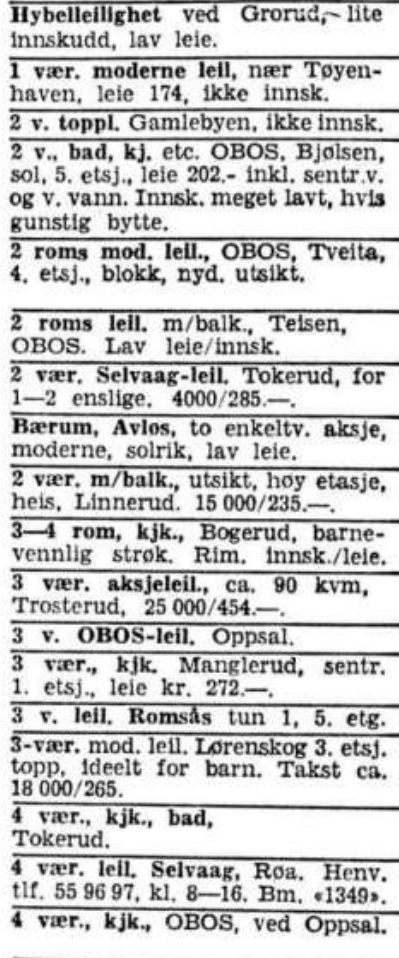
#> input picture Data_scraping/norvegian_houses.png, 399 x 958 px
$ python newspaper_scraping.py
#> lines starting #> are read from the running program, lines starting #| are printed output that depends on the picture; after the words box and inside, x2 and y2 are one past the last pixel; in counts of white or black regions, pixels touching at a corner belong together
# This code scraps through the advertisement picture from a newspaper and extracts a text separately ad by ad.

# Imports the Google Cloud client library
import os
import statistics

from google.cloud import vision
import io

import cv2
import numpy as np
from PIL import Image, ImageDraw

import pandas as pd


def get_document_words(path):
    """
    With the help of Google Vision OCR, it recognizes the blocks/paragraphs/words with x,y coordinates.
    As the paragraph detection doesn't work properly for newspapers, the words are extracted in a big list.
    Later they are organized into paragraphs by detecting the lines in the newspaper.
    """
#> called with path = 'norvegian_houses.png'
    document_words = []
    client = vision.ImageAnnotatorClient()

    with io.open(path, 'rb') as image_file:
        content = image_file.read()

    image = vision.types.Image(content=content)
    response = client.document_text_detection(image=image)

    for page in response.full_text_annotation.pages:
        for block in page.blocks:
            for paragraph in block.paragraphs:
                for word in paragraph.words:
                    document_words.append(word)
    return document_words


def get_image_with_no_words(path, words):
    """
    The mission is to create a clean version of the document with the words removed.
    This way the lines can be easily identified and not confuse segments like "----" or dense words as a line.
    Using Pillow library, the bounding box of the word is drawn as a filled white rectangle, then saved as temp.png
    """
    image = Image.open(path)
    draw = ImageDraw.Draw(image)
    for word in words:
        bound = word.bounding_box
        draw.polygon([
            bound.vertices[0].x, bound.vertices[0].y,
            bound.vertices[1].x, bound.vertices[1].y,
            bound.vertices[2].x, bound.vertices[2].y,
            bound.vertices[3].x, bound.vertices[3].y], 'white', 'white')
    temp_file = "temp.png"
    image.save(temp_file)
    return temp_file


def get_open_cv_lines(path):
    """
    Detect the lines in a document using OpenCV. Use the get_image_with_no_words function before to get sharper results.
    """
    img = cv2.imread(path)
    gray = cv2.cvtColor(img, cv2.COLOR_BGR2GRAY)
    edges = cv2.Canny(gray, 50, 150, apertureSize=3)
    all_lines = cv2.HoughLinesP(edges, 1, np.pi / 10, 100, minLineLength=50, maxLineGap=0)
    valid_lines_y = [0]
    for line in all_lines:
        for x1, y1, x2, y2 in line:
            if (x2 - x1) != 0 and abs((y2 - y1) / (x2 - x1)) < 0.3:
                line_y = int(statistics.mean([y1, y2]))
                valid_lines_y.append(line_y)
                # cv2.line(img, (x1, y1), (x2, y2), (0, 0, 255), 2)
                # cv2.putText(img, "{} - {}".format(x1, y1), (x1, y1), cv2.FONT_HERSHEY_SIMPLEX, 0.5, (255, 0, 0))

    # cv2.imwrite('img/debug_lines.png', img)
    valid_lines_y.append(img.shape[0])
    return valid_lines_y


def group_lines_y(all_lines_y):
    """
    As some lines are detected multiple times, we need to group them to be able to work with a lines y coordinate
    """
    all_lines_y.sort()
    average_lines_y = []
    one_line_group = [all_lines_y[0]]
    for line_y in all_lines_y[1:]:
        if line_y - 10 > max(one_line_group):
            one_line_group_avg = int(statistics.mean(one_line_group))
            average_lines_y.append(one_line_group_avg)
            one_line_group = []
        one_line_group.append(line_y)

    if one_line_group:
        one_line_group_avg = int(statistics.mean(one_line_group))
        average_lines_y.append(one_line_group_avg)
    return average_lines_y


def get_lines(path, words):
    """
    Simplified version of getting the lines with 1 call
    """
    image_with_no_words = get_image_with_no_words(path, words)
#> in get_image_with_no_words, image is the input picture: PIL image 399x958 RGBA; mean R, G, B, A 203.1, 203.1, 203.1, 255
    all_lines_y = get_open_cv_lines(image_with_no_words)
#> in get_open_cv_lines, `edges = cv2.Canny(gray, 50, 150, apertureSize=3)`:
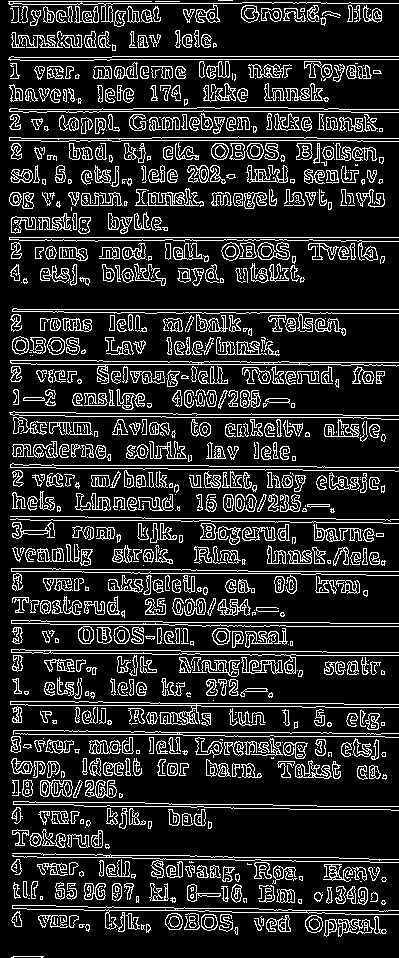
#> edges: shape (958, 399); 16.2% white in thin lines or dots
#> in get_open_cv_lines, `all_lines = cv2.HoughLinesP(edges, 1, np.pi / 10, 100, minLineLength=5..`: all_lines = 34 rows, first 6: [17, 309, 398, 309], [9, 237, 398, 237], [37, 364, 307, 364], [110, 59, 398, 59], [204, 111, 350, 111], [112, 56, 398, 56]
#> the loop in get_open_cv_lines, `for line in all_lines:` made 34 passes
#> line on passes 1 to 12: [[17, 309, 398, 309]], [[9, 237, 398, 237]], [[37, 364, 307, 364]], [[110, 59, 398, 59]], [[204, 111, 350, 111]], [[112, 56, 398, 56]], [[121, 140, 356, 140]], [[317, 138, 398, 138]], [[166, 417, 352, 417]], [[14, 571, 81, 571]], [[109, 910, 197, 910]], [[113, 3, 241, 3]]
#> after the loop in get_open_cv_lines, `for line in all_lines:`: valid_lines_y = 35 values, max 910 at index 11, min 0 at index 0, mean 421.5
#> all_lines_y = 36 values, max 958 at index 35, min 0 at index 0, mean 436.4
    os.remove(image_with_no_words)
    return group_lines_y(all_lines_y)
#> in group_lines_y, `one_line_group = [all_lines_y[0]]`: one_line_group = [0]
#> the loop in group_lines_y, `for line_y in all_lines_y[1:]:` made 35 passes
#> (line_y, one_line_group_avg) on passes 3, 5, 7, 10, 11, 14, 16, 18, 20, 22, 24, 26: (56, 1), (109, 57), (137, 110), (237, 138), (309, 237), (362, 311), (414, 363), (465, 415), (518, 466), (571, 519), (622, 572), (655, 624)
#> line_y on passes 2, 4, 6, 8, 9, 12: 3, 59, 111, 138, 140, 312
#> after the loop in group_lines_y, `for line_y in all_lines_y[1:]:`: average_lines_y = [1, 57, 110, 138, 237, 311, 363, 415, 466, 519, 572, 624, 655, 704, 734, 805, 857, 910]; one_line_group = [958]; one_line_group_avg = 910
#> in group_lines_y, `one_line_group_avg = int(statistics.mean(one_line_group))`: one_line_group_avg = 958


def get_paragraphs_divided_by_lines(words, lines_y):
    """
    Group words into sections that are in between 2 lines
    """
    all_paragraphs = []
    one_paragraph_words = []
    words_index = 0
    for i in range(0, len(lines_y) - 1):
        top_line = lines_y[i]
        bottom_line = lines_y[i + 1]
        while words_index < len(words):
            word = words[words_index]
            word_middle_y = int(statistics.mean([word.bounding_box.vertices[0].y, word.bounding_box.vertices[1].y, word.bounding_box.vertices[2].y, word.bounding_box.vertices[3].y]))
            if top_line <= word_middle_y <= bottom_line:
                one_paragraph_words.append(word)
                words_index += 1
            else:
                all_paragraphs.append(one_paragraph_words)
                one_paragraph_words = []
                break
    if one_paragraph_words:
        all_paragraphs.append(one_paragraph_words)
    return all_paragraphs


def convert_words_to_string(paragraph_words):
    """
    Convert the resulting list of words aka a paragraph into a string
    """
    word_texts = []
    for paragraph_word in paragraph_words:
        word_texts.append(''.join([
            symbol.text for symbol in paragraph_word.symbols
        ]))
    return ' '.join(word_texts)


def get_words_lists(all_paragraphs):
    """
    Convert the resulting list of paragraphs into list of lists of string representations of the words
    """
    all_words_lists = []
    one_words_list = []
    for one_paragraph in all_paragraphs:
        for word in one_paragraph:
            one_words_list.append(''.join([
                symbol.text for symbol in word.symbols
            ]))
        all_words_lists.append(one_words_list)
        one_words_list = []
    return all_words_lists


if __name__ == '__main__':
    image_path = "norvegian_houses.png"
    doc_words = get_document_words(image_path)
    grouped_lines_y = get_lines(image_path, doc_words)
#> grouped_lines_y = [1, 57, 110, 138, 237, 311, 363, 415, 466, 519, 572, 624, 655, 704, 734, 805, 857, 910, 958]
    paragraphs_by_lines = get_paragraphs_divided_by_lines(doc_words, grouped_lines_y)
#> the loop in get_paragraphs_divided_by_lines, `for i in range(0, len(lines_y) - 1):` made 18 passes
#> (top_line, bottom_line) on passes 1 to 12: (1, 57), (57, 110), (110, 138), (138, 237), (237, 311), (311, 363), (363, 415), (415, 466), (466, 519), (519, 572), (572, 624), (624, 655)
#> after the loop in get_paragraphs_divided_by_lines, `for i in range(0, len(lines_y) - 1):`: all_paragraphs = []; words_index = 0
#> paragraphs_by_lines = []

    for p in paragraphs_by_lines:
        print(convert_words_to_string(p))
        print("--------------------------------\n")
#> this loop made 0 passes
    words_lists = get_words_lists(paragraphs_by_lines)
#> words_lists = []
    df = pd.DataFrame.from_records(words_lists)
#> df = table of 0 rows and 0 columns
    df.to_excel("houses.xlsx")
    print(df)
#| Empty DataFrame
#| Columns: []
#| Index: []

$ run again, with Identification_Macroeconomics_Student_Project/images/tb31.PNG copied over Data_scraping/norvegian_houses.png
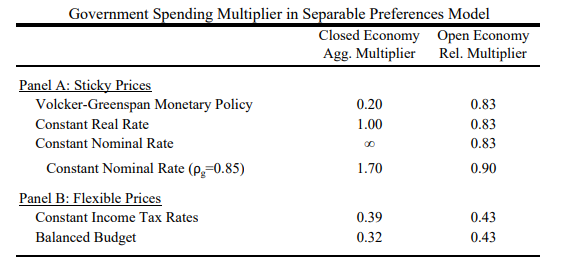
#> input picture Identification_Macroeconomics_Student_Project/images/tb31.PNG, 568 x 259 px
#> in get_image_with_no_words, image is the input picture: PIL image 568x259 RGBA; mean R, G, B, A 236.7, 236.7, 236.7, 255
#> in get_open_cv_lines, `gray = cv2.cvtColor(img, cv2.COLOR_BGR2GRAY)`:
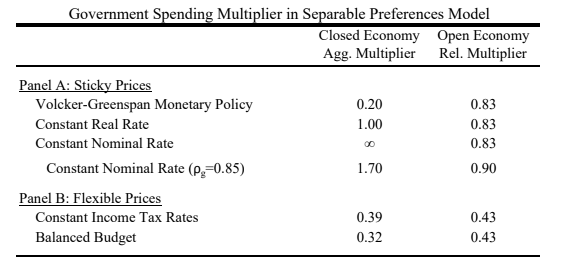
#> gray: shape (259, 568); min 0, max 255, mean 236.7
#> in get_open_cv_lines, `edges = cv2.Canny(gray, 50, 150, apertureSize=3)`:
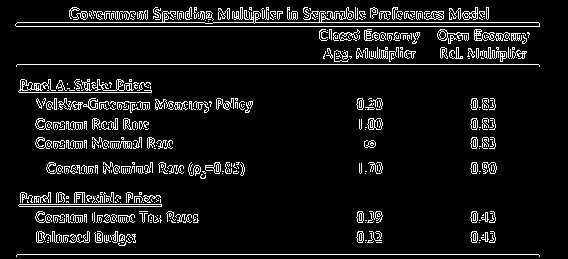
#> edges: shape (259, 568); 8.1% white in thin lines or dots, all inside (x1, y1, x2, y2) = (15, 7, 540, 257)
#> all_lines = [[17, 254, 538, 254], [17, 64, 538, 64], [255, 22, 538, 22], [16, 26, 539, 26], [19, 204, 161, 204], [19, 206, 161, 206], [19, 92, 151, 92]]
#> the loop in get_open_cv_lines, `for line in all_lines:` made 7 passes
#> after the loop in get_open_cv_lines, `for line in all_lines:`: valid_lines_y = [0, 254, 64, 22, 26, 204, 206, 92]
#> all_lines_y = [0, 254, 64, 22, 26, 204, 206, 92, 259]
#> in group_lines_y, `one_line_group = [all_lines_y[0]]`: one_line_group = [0]
#> the loop in group_lines_y, `for line_y in all_lines_y[1:]:` made 8 passes
#> (line_y, one_line_group_avg) on passes 1, 3, 4, 5, 7: (22, 0), (64, 24), (92, 64), (204, 92), (254, 205)
#> after the loop in group_lines_y, `for line_y in all_lines_y[1:]:`: average_lines_y = [0, 24, 64, 92, 205]; one_line_group = [254, 259]; one_line_group_avg = 205
#> in group_lines_y, `one_line_group_avg = int(statistics.mean(one_line_group))`: one_line_group_avg = 256
#> grouped_lines_y = [0, 24, 64, 92, 205, 256]
#> the loop in get_paragraphs_divided_by_lines, `for i in range(0, len(lines_y) - 1):` made 5 passes
#> (top_line, bottom_line) on passes 1 to 5: (0, 24), (24, 64), (64, 92), (92, 205), (205, 256)
#> after the loop in get_paragraphs_divided_by_lines, `for i in range(0, len(lines_y) - 1):`: all_paragraphs = []; words_index = 0
#> paragraphs_by_lines = []
#> df = table of 0 rows and 0 columns
#| Empty DataFrame
#| Columns: []
#| Index: []

$ run again, with Identification_Macroeconomics_Student_Project/images/tb32.PNG copied over Data_scraping/norvegian_houses.png
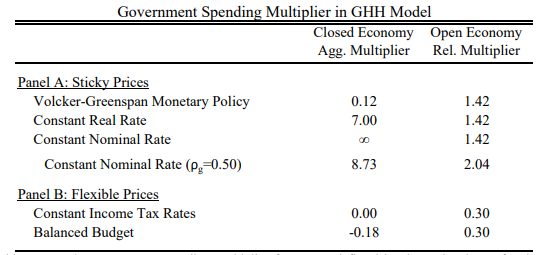
#> input picture Identification_Macroeconomics_Student_Project/images/tb32.PNG, 546 x 255 px
#> in get_image_with_no_words, image is the input picture: PIL image 546x255 RGBA; mean R, G, B, A 236.4, 236.4, 236.4, 255
#> in get_open_cv_lines, `gray = cv2.cvtColor(img, cv2.COLOR_BGR2GRAY)`:
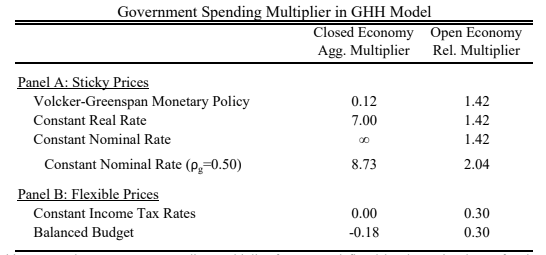
#> gray: shape (255, 546); min 0, max 255, mean 236.4
#> in get_open_cv_lines, `edges = cv2.Canny(gray, 50, 150, apertureSize=3)`:
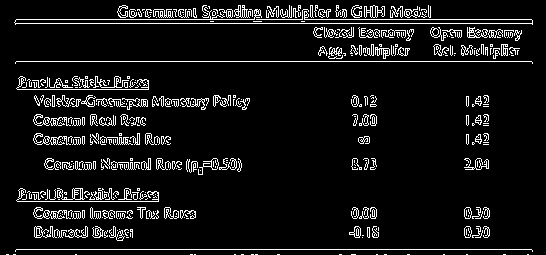
#> edges: shape (255, 546); 8.2% white in thin lines or dots
#> all_lines = [[16, 249, 531, 249], [15, 23, 532, 23], [16, 19, 254, 19], [16, 61, 531, 61], [17, 89, 148, 89], [17, 201, 158, 201]]
#> the loop in get_open_cv_lines, `for line in all_lines:` made 6 passes
#> after the loop in get_open_cv_lines, `for line in all_lines:`: valid_lines_y = [0, 249, 23, 19, 61, 89, 201]
#> all_lines_y = [0, 249, 23, 19, 61, 89, 201, 255]
#> in group_lines_y, `one_line_group = [all_lines_y[0]]`: one_line_group = [0]
#> the loop in group_lines_y, `for line_y in all_lines_y[1:]:` made 7 passes
#> (line_y, one_line_group_avg) on passes 1, 3, 4, 5, 6: (19, 0), (61, 21), (89, 61), (201, 89), (249, 201)
#> after the loop in group_lines_y, `for line_y in all_lines_y[1:]:`: average_lines_y = [0, 21, 61, 89, 201]; one_line_group = [249, 255]; one_line_group_avg = 201
#> in group_lines_y, `one_line_group_avg = int(statistics.mean(one_line_group))`: one_line_group_avg = 252
#> grouped_lines_y = [0, 21, 61, 89, 201, 252]
#> the loop in get_paragraphs_divided_by_lines, `for i in range(0, len(lines_y) - 1):` made 5 passes
#> (top_line, bottom_line) on passes 1 to 5: (0, 21), (21, 61), (61, 89), (89, 201), (201, 252)
#> after the loop in get_paragraphs_divided_by_lines, `for i in range(0, len(lines_y) - 1):`: all_paragraphs = []; words_index = 0
#> paragraphs_by_lines = []
#> df = table of 0 rows and 0 columns
#| Empty DataFrame
#| Columns: []
#| Index: []
